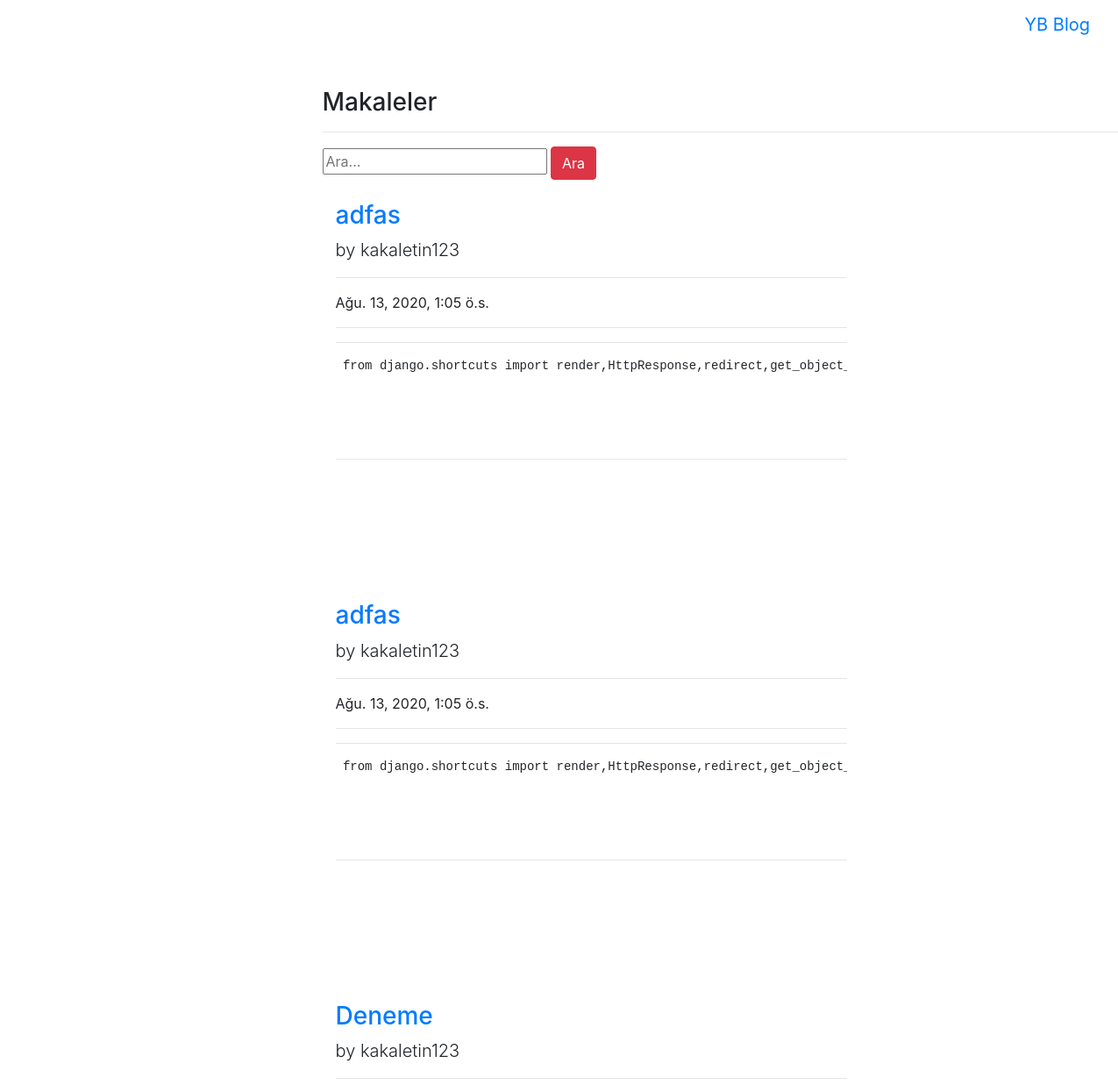
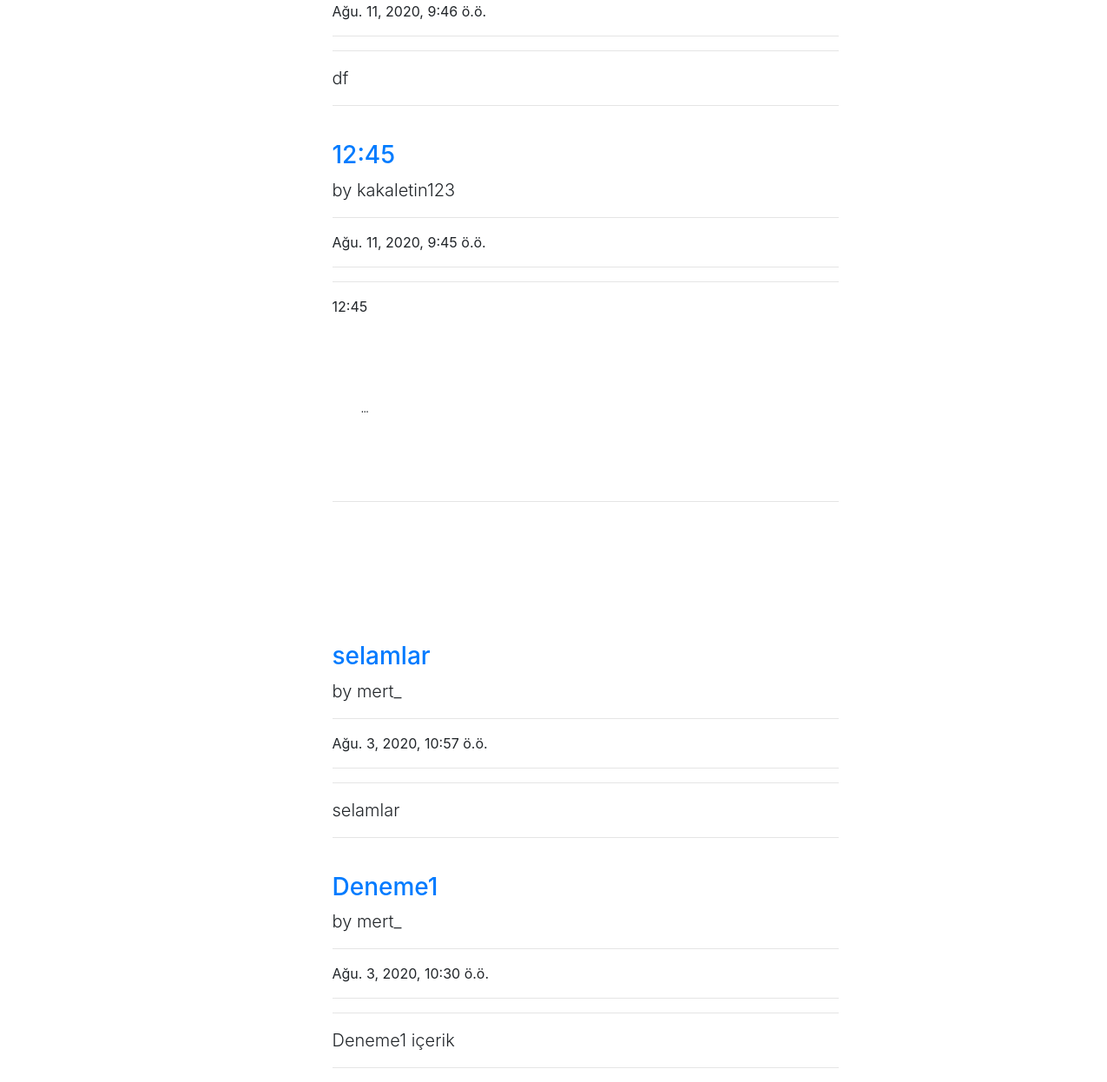
The app's page /articles/ with its own data (2 pictures, top to bottom).
### article/models.py (models this page shows, shortened)
class Article(models.Model):
    author = models.ForeignKey("auth.User",on_delete = models.CASCADE,verbose_name="Yazar")
    title = models.CharField(max_length = 50,verbose_name="Başlık")
    content = RichTextField(verbose_name="İçerik")
    created_date = models.DateTimeField(auto_now_add=True,verbose_name="Oluşturulma Tarihi")
    class Meta:
        ordering = ['-created_date'] #en son eklenen makale en başta gözükecek

### article/views.py (the view)
# urls.py: path('',views.articles,name = "articles"),
def articles(request):
    keyword = request.GET.get("keyword")
    if keyword: #arama butonuna tıklandıysa
        articles = Article.objects.filter(title__contains = keyword)
        return render(request,"articles.html",{"articles":articles})
    articles = Article.objects.all()
    return render(request,"articles.html",{"articles":articles})

### templates/articles.html (shortened to what this page needs)
{% extends "layout.html" %}
{% block body %}
  <div class="row">
    <div class="col-md-10 offset-md-3">
      <h3>Makaleler</h3>
    <hr>
      <form>
        <input type="text" name = "keyword" class="input-sm" maxlength="64" placeholder="Ara...">
        <button type="submit" class="btn btn-danger">Ara</button>
      </form>
    </div>
  </div>
    {% if articles %}
        {% for article in articles %}
        <div class="row">
            <div class="col-md-10 offset-md-3">
            <div class="col-lg-8">
              <a href="{% url 'article:detail' article.id %}"><h3 class="mt-4">{{article.title}}</h3>
              </a>
              <p class="lead">
                by
                {{article.author.username}}
              </p>
              <hr>
              <p>{{article.created_date}}</p>
              <hr>
              <hr>
              <p class="lead">
                {{article.content|safe|truncatewords:10}}
              </p>
              <hr>
            </div>
            </div>
          </div>
        {% endfor %}
    {% else %}
        <div class="alert alert-danger">
            Makale Bulunamadı
        </div>
    {% endif %}
{% endblock body %} <h3>Makaleler</h3>

### templates/layout.html (shortened to what this page needs)
<!DOCTYPE html>
<html lang="en">
<head>
    <link rel="stylesheet" href="https://maxcdn.bootstrapcdn.com/bootstrap/4.0.0-alpha.6/css/bootstrap.min.css">
</head>
<body>
    {% include "includes/navbar.html" %}
    <div class="container" style="margin-top:100px ;">
        {% block body %}
        {% endblock %}
    </div>
</body>
</html>

### templates/includes/navbar.html (shortened to what this page needs)
<nav class="navbar navbar-toggleable-md navbar-inverse fixed-top bg-inverse">
    <button class="navbar-toggler navbar-toggler-right" type="button" data-toggle="collapse" data-target="#navbarCollapse" aria-controls="navbarCollapse" aria-expanded="false" aria-label="Toggle navigation">
      <span class="navbar-toggler-icon"></span>
    </button>
    <a class="navbar-brand" href="{% url 'index' %}">YB Blog</a>
  </nav>

### records on screen
Article: title "adfas", author.username "kakaletin123", created_date "Ağu. 13, 2020, 1:05 ö.s.", content "from django.shortcuts import…"
Article: title "adfas", author.username "kakaletin123", created_date "Ağu. 13, 2020, 1:05 ö.s.", content "from django.shortcuts import…"
Article: title "Deneme", author.username "kakaletin123", created_date "Ağu. 11, 2020, 9:46 ö.ö.", content "df"
Article: title "12:45", author.username "kakaletin123", created_date "Ağu. 11, 2020, 9:45 ö.ö.", content "12:45 …"
Article: title "selamlar", author.username "mert_", created_date "Ağu. 3, 2020, 10:57 ö.ö.", content "selamlar"
Article: title "Deneme1", author.username "mert_", created_date "Ağu. 3, 2020, 10:30 ö.ö.", content "Deneme1 içerik"
